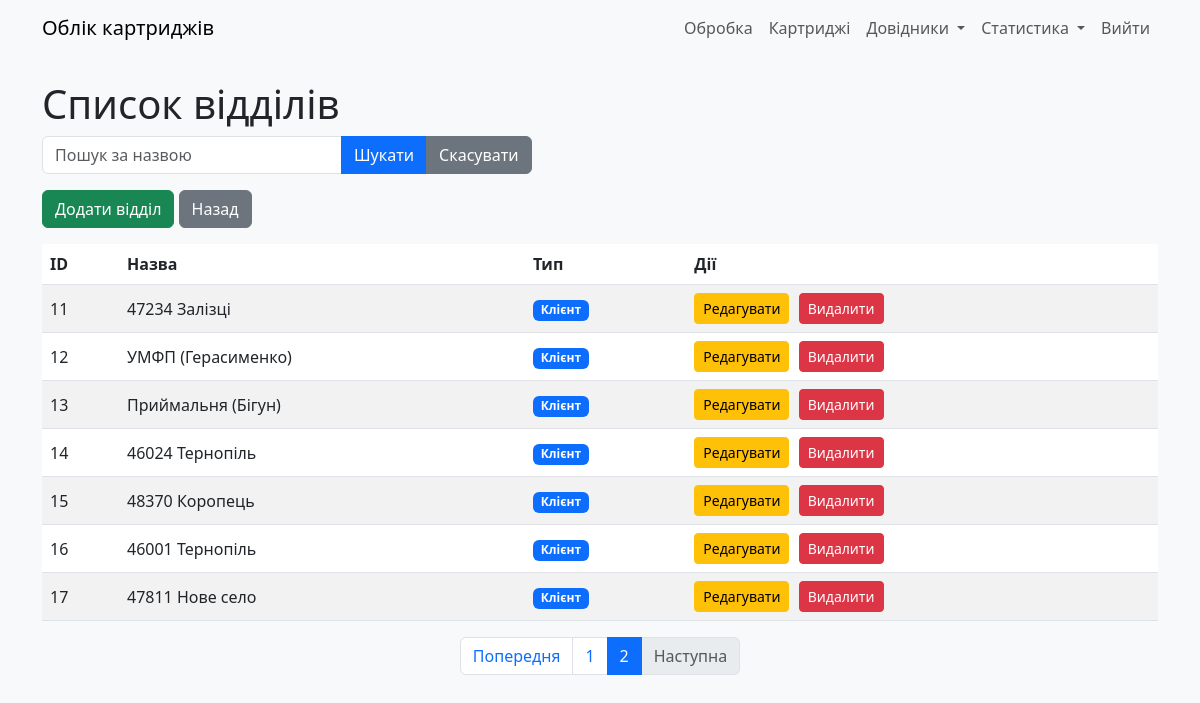
The page /refill_depts?page=2&search= (signed in) on the database as committed earlier.
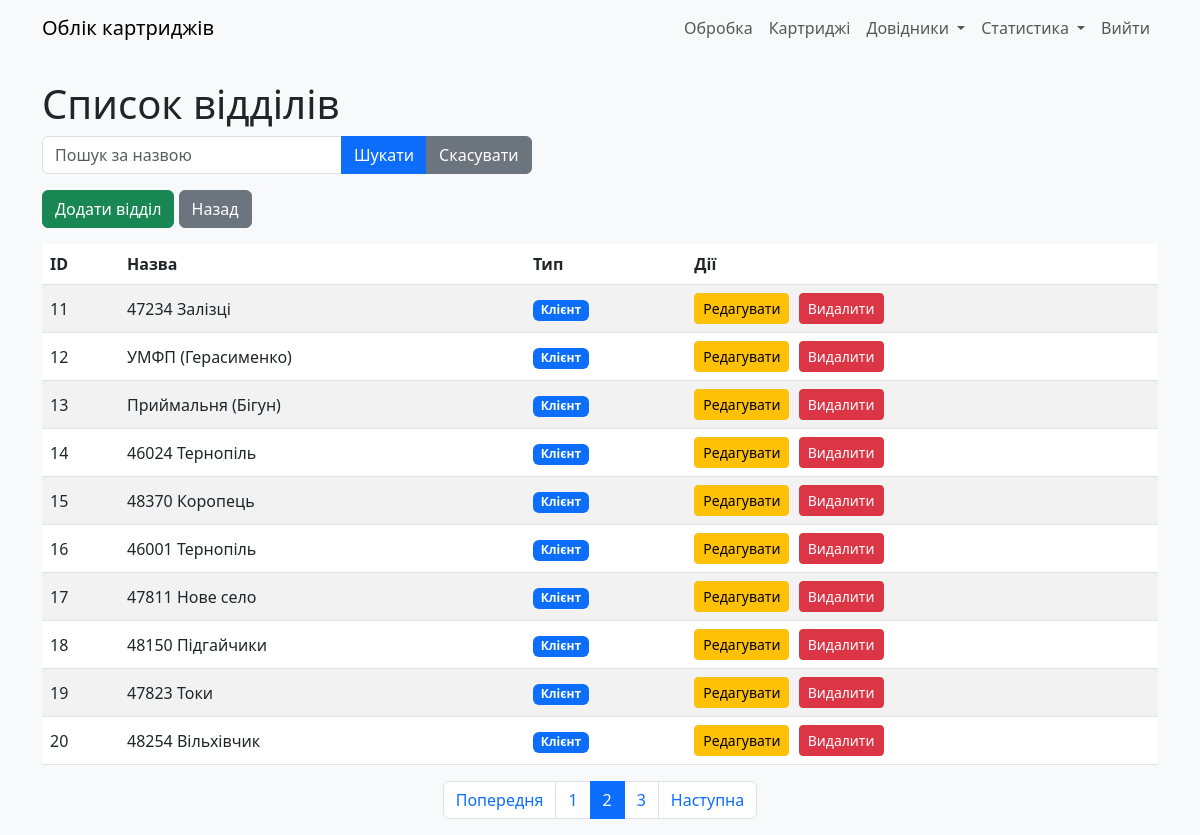
The same page on the database as committed later.
### models.py (models this page shows)
class RefillDept(db.Model):
    __tablename__ = "refill_dept"
    id: Mapped[int] = mapped_column(primary_key=True)
    deptname: Mapped[str] = mapped_column(String(30))
    is_exec: Mapped[int] = mapped_column(Integer, server_default=literal(0))
    user_updated: Mapped[int] = mapped_column(ForeignKey(User.id))
    time_updated: Mapped[DateTime] = mapped_column(DateTime, server_default=func.now())

### app.py (the view)
@app.route('/refill_depts')
@login_required
def refill_depts():
    search = request.args.get('search', '')
    page = request.args.get('page', 1, type=int)
    per_page = 10  # Кількість записів на сторінці
    query = RefillDept.query.filter(RefillDept.deptname.ilike(f'%{search}%'))
    pagination = query.paginate(page=page, per_page=per_page)
    return render_template('refill_depts.html',
                           depts=pagination.items,
                           pagination=pagination,
                           search=search)

### app.py (called while the page is built)
@login_manager.user_loader
def load_user(user_id):
    return User.query.get(int(user_id))

### templates/refill_depts.html (shortened to what this page needs)
{% extends "base.html" %}
{% block content %}
    <h1>Список відділів</h1>
    <form method="GET" class="mb-3">
        <div class="input-group">
            <input type="text" name="search" class="form-control" placeholder="Пошук за назвою" value="{{ search }}">
            <button type="submit" class="btn btn-primary">Шукати</button>
            <a href="{{ url_for('refill_depts') }}" class="btn btn-secondary">Скасувати</a>
        </div>
    </form>
    <div class="mb-3">
        <a href="{{ url_for('add_refill_dept') }}" class="btn btn-success">Додати відділ</a>
        <a href="{{ url_for('index') }}" class="btn btn-secondary">Назад</a>
    </div>
    <table class="table table-striped">
        <thead>
            <tr>
                <th>ID</th>
                <th>Назва</th>
                <th>Тип</th>
                <th>Дії</th>
            </tr>
        </thead>
        <tbody>
            {% for dept in depts %}
            <tr>
                <td>{{ dept.id }}</td>
                <td>{{ dept.deptname }}</td>
                <td>
                    {% if dept.is_exec %}
                        <span class="badge bg-success">Виконавець</span>
                    {% else %}
                        <span class="badge bg-primary">Клієнт</span>
                    {% endif %}
                </td>
                <td>
                    <a href="{{ url_for('edit_refill_dept', dept_id=dept.id) }}" class="btn btn-warning btn-sm">Редагувати</a>
                    <form action="{{ url_for('delete_refill_dept', dept_id=dept.id) }}" method="POST" class="d-inline" onsubmit="return confirm('Ви впевнені, що хочете видалити цей відділ?');">
                        <button type="submit" class="btn btn-danger btn-sm">Видалити</button>
                    </form>
                </td>
            </tr>
            {% endfor %}
        </tbody>
    </table>
    <nav aria-label="Page navigation">
        <ul class="pagination justify-content-center">
            {% if pagination.has_prev %}
                <li class="page-item">
                    <a class="page-link" href="{{ url_for('refill_depts', page=pagination.prev_num, search=search) }}">Попередня</a>
                </li>
            {% else %}
                <li class="page-item disabled">
                    <span class="page-link">Попередня</span>
                </li>
            {% endif %}
            {% for page_num in pagination.iter_pages() %}
                {% if page_num %}
                    {% if page_num == pagination.page %}
                        <li class="page-item active">
                            <span class="page-link">{{ page_num }}</span>
                        </li>
                    {% else %}
                        <li class="page-item">
                            <a class="page-link" href="{{ url_for('refill_depts', page=page_num, search=search) }}">{{ page_num }}</a>
                        </li>
                    {% endif %}
                {% else %}
                    <li class="page-item disabled">
                        <span class="page-link">...</span>
                    </li>
                {% endif %}
            {% endfor %}
            {% if pagination.has_next %}
                <li class="page-item">
                    <a class="page-link" href="{{ url_for('refill_depts', page=pagination.next_num, search=search) }}">Наступна</a>
                </li>
            {% else %}
                <li class="page-item disabled">
                    <span class="page-link">Наступна</span>
                </li>
            {% endif %}
        </ul>
    </nav>
{% endblock %}

Rows that differ between the two databases and show on the page:
added RefillDept: id "18", deptname "48150 Підгайчики", is_exec "Клієнт"
added RefillDept: id "19", deptname "47823 Токи", is_exec "Клієнт"
added RefillDept: id "20", deptname "48254 Вільхівчик", is_exec "Клієнт"
Other text that changed with them:
new list line: "3"
